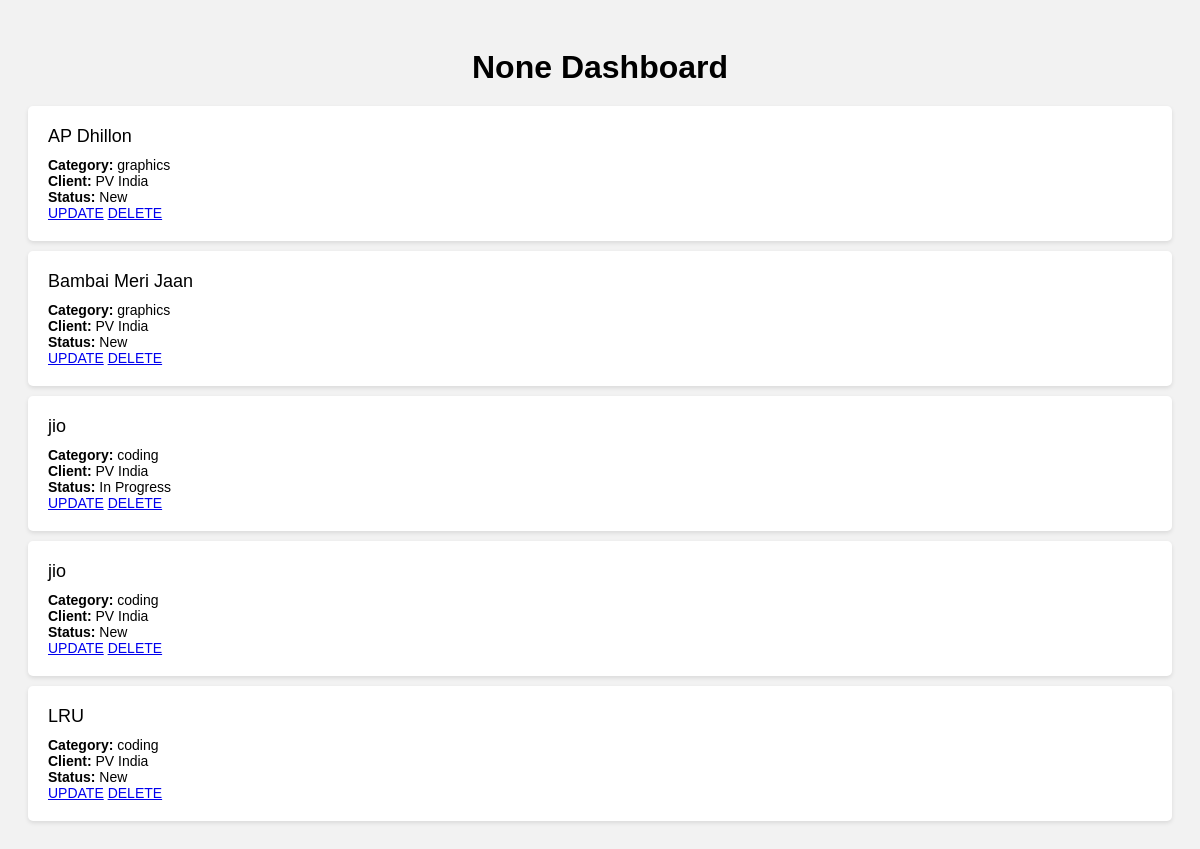
Before: /employeeside/ with the older database file.
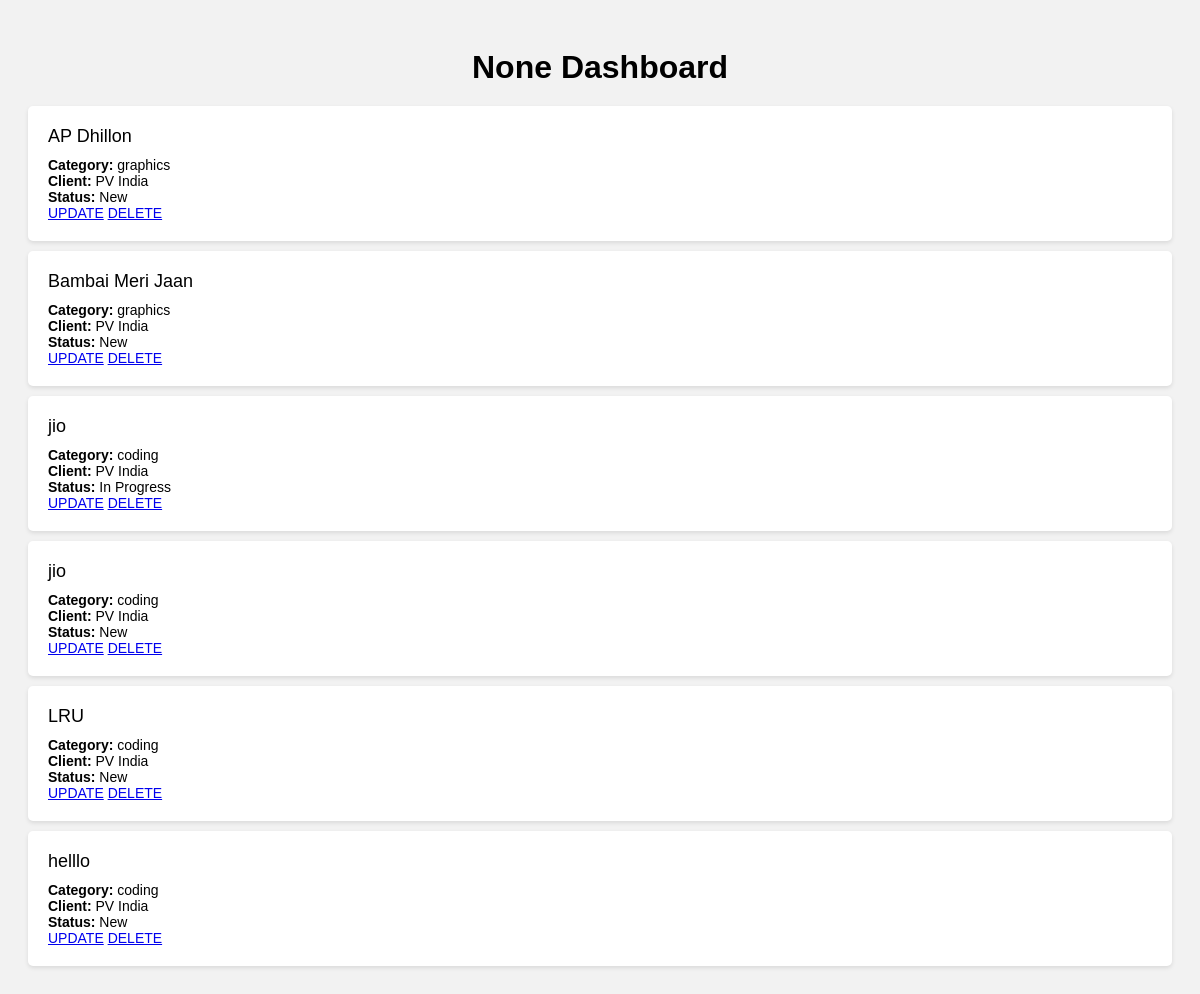
After: the same page with the newer database file.
### adminpanel/models.py (models this page shows)
class Project(models.Model):
    STATUS_CHOICES = [
        ('New', 'New'),
        ('In Progress', 'In Progress'),
        ('Completed', 'Completed'),
        ('On Hold', 'On Hold'),
        ('Cancelled', 'Cancelled'),
    ]
    CATEGORY_CHOICES = [
        ('coding', 'Coding'),
        ('graphics', 'Graphics'),
    ]
    employee_name = models.CharField(max_length=100, blank=True, null=True)
    category = models.CharField(max_length=100, choices=CATEGORY_CHOICES)
    start_date = models.DateField()
    end_date = models.DateField()
    client = models.CharField(max_length=100)
    project_name = models.CharField(max_length=200)
    status = models.CharField(max_length=20, choices=STATUS_CHOICES, default='New')
    number_of_units = models.IntegerField(null=True,blank=True)
    def __str__(self):
        return self.project_name

### adminpanel/views.py (the view)
# urls.py: path('employeeside/',views.employeeside, name='employeeside'),
def employeeside(request):
    employee_name = request.GET.get('employee_name')
    print(employee_name)
    projects = Project.objects.all()
    print(projects)
    if employee_name:
        projects = projects.filter(employee_name=employee_name)
    context = {
        'projects': projects,
        'employee_name': employee_name
    }
    return render(request, 'adminpanel/employee.html', context)

### adminpanel/templates/adminpanel/employee.html (shortened to what this page needs)
<!DOCTYPE html>
<html lang="en">
<head>
</head>
<body>
    <h1> {{employee_name}} Dashboard</h1>
    <ul>
        {% for project in projects %}
            <li>
                <div class="project-name">{{ project.project_name }}</div>
                <div class="project-info">
                    <strong>Category:</strong> {{ project.category }}<br>
                    <strong>Client:</strong> {{ project.client }}<br>
                    <strong>Status:</strong> {{ project.status }}<br>
                    <a href="{% url 'updateproject' project.id %}" id="button1">UPDATE</a>
                    <a href="{% url 'deleteproject' project.id %}" id="button2">DELETE</a>
                </div>
            </li>
        {% empty %}
            <li>No projects found.</li>
        {% endfor %}
    </ul>
</body>
</html>

Changed rows visible on the page:
added Project: project_name "helllo", category "coding", client "PV India", status "New"
